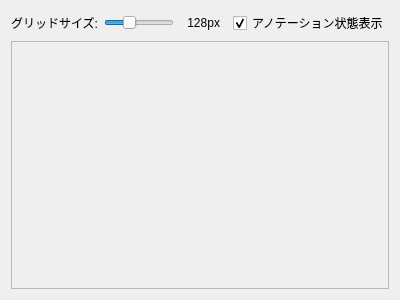
<?xml version="1.0" encoding="UTF-8"?>
<ui version="4.0">
 <class>ThumbnailSelectorWidget</class>
 <widget class="QWidget" name="ThumbnailSelectorWidget">
  <property name="geometry">
   <rect>
    <x>0</x>
    <y>0</y>
    <width>400</width>
    <height>300</height>
   </rect>
  </property>
  <layout class="QVBoxLayout" name="verticalLayout">
   <item>
    <layout class="QHBoxLayout" name="horizontalLayoutControls">
     <item>
      <widget class="QLabel" name="labelGridSize">
       <property name="text">
        <string>グリッドサイズ:</string>
       </property>
      </widget>
     </item>
     <item>
      <widget class="QSlider" name="sliderGridSize">
       <property name="minimum">
        <number>64</number>
       </property>
       <property name="maximum">
        <number>256</number>
       </property>
       <property name="value">
        <number>128</number>
       </property>
       <property name="orientation">
        <enum>Qt::Orientation::Horizontal</enum>
       </property>
       <property name="toolTip">
        <string>サムネイルのグリッドサイズを調整</string>
       </property>
      </widget>
     </item>
     <item>
      <widget class="QLabel" name="labelGridSizeValue">
       <property name="text">
        <string>128px</string>
       </property>
       <property name="minimumSize">
        <size>
         <width>40</width>
         <height>0</height>
        </size>
       </property>
       <property name="alignment">
        <set>Qt::AlignmentFlag::AlignRight|Qt::AlignmentFlag::AlignVCenter</set>
       </property>
      </widget>
     </item>
     <item>
      <spacer name="horizontalSpacerControls">
       <property name="orientation">
        <enum>Qt::Orientation::Horizontal</enum>
       </property>
       <property name="sizeHint" stdset="0">
        <size>
         <width>20</width>
         <height>20</height>
        </size>
       </property>
      </spacer>
     </item>
     <item>
      <widget class="QCheckBox" name="checkBoxShowAnnotationStatus">
       <property name="text">
        <string>アノテーション状態表示</string>
       </property>
       <property name="checked">
        <bool>true</bool>
       </property>
       <property name="toolTip">
        <string>サムネイルにアノテーション状態オーバーレイを表示</string>
       </property>
      </widget>
     </item>
    </layout>
   </item>
   <item>
    <widget class="QScrollArea" name="scrollAreaThumbnails">
     <property name="widgetResizable">
      <bool>true</bool>
     </property>
     <widget class="QWidget" name="widgetThumbnailsContent">
      <property name="geometry">
       <rect>
        <x>0</x>
        <y>0</y>
        <width>376</width>
        <height>276</height>
       </rect>
      </property>
      <property name="minimumSize">
       <size>
        <width>64</width>
        <height>64</height>
       </size>
      </property>
     </widget>
    </widget>
   </item>
  </layout>
 </widget>
 <resources/>
 <connections/>
</ui>
